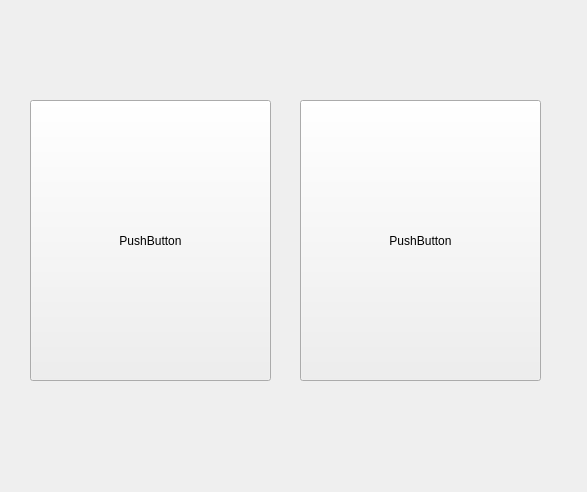
<?xml version="1.0" encoding="UTF-8"?>
<ui version="4.0">
 <class>Form</class>
 <widget class="QWidget" name="Form">
  <property name="geometry">
   <rect>
    <x>0</x>
    <y>0</y>
    <width>587</width>
    <height>492</height>
   </rect>
  </property>
  <property name="windowTitle">
   <string>Form</string>
  </property>
  <widget class="QPushButton" name="pushButton">
   <property name="geometry">
    <rect>
     <x>30</x>
     <y>100</y>
     <width>241</width>
     <height>281</height>
    </rect>
   </property>
   <property name="text">
    <string>PushButton</string>
   </property>
  </widget>
  <widget class="QPushButton" name="pushButton_2">
   <property name="geometry">
    <rect>
     <x>300</x>
     <y>100</y>
     <width>241</width>
     <height>281</height>
    </rect>
   </property>
   <property name="text">
    <string>PushButton</string>
   </property>
  </widget>
 </widget>
 <resources/>
 <connections/>
</ui>
